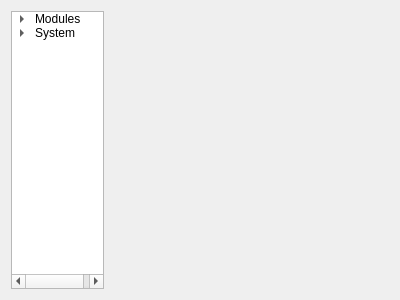
<?xml version="1.0" encoding="UTF-8"?>
<ui version="4.0">
 <class>Dialog</class>
 <widget class="QDialog" name="Dialog">
  <property name="geometry">
   <rect>
    <x>0</x>
    <y>0</y>
    <width>400</width>
    <height>300</height>
   </rect>
  </property>
  <property name="windowTitle">
   <string>Dialog</string>
  </property>
  <property name="sizeGripEnabled">
   <bool>false</bool>
  </property>
  <property name="modal">
   <bool>true</bool>
  </property>
  <layout class="QHBoxLayout" name="horizontalLayout" stretch="1,3">
   <property name="sizeConstraint">
    <enum>QLayout::SetNoConstraint</enum>
   </property>
   <item>
    <widget class="QTreeWidget" name="treeWidget">
     <property name="tabKeyNavigation">
      <bool>false</bool>
     </property>
     <property name="alternatingRowColors">
      <bool>false</bool>
     </property>
     <property name="rootIsDecorated">
      <bool>true</bool>
     </property>
     <property name="allColumnsShowFocus">
      <bool>false</bool>
     </property>
     <property name="headerHidden">
      <bool>true</bool>
     </property>
     <attribute name="headerHighlightSections">
      <bool>false</bool>
     </attribute>
     <column>
      <property name="text">
       <string>Settings</string>
      </property>
     </column>
     <item>
      <property name="text">
       <string>Modules</string>
      </property>
      <item>
       <property name="text">
        <string>Fire</string>
       </property>
      </item>
      <item>
       <property name="text">
        <string>Wind</string>
       </property>
      </item>
     </item>
     <item>
      <property name="text">
       <string>System</string>
      </property>
      <item>
       <property name="text">
        <string>Path</string>
       </property>
      </item>
      <item>
       <property name="text">
        <string>Database</string>
       </property>
      </item>
      <item>
       <property name="text">
        <string>Settings</string>
       </property>
      </item>
      <item>
       <property name="text">
        <string>Javascript</string>
       </property>
      </item>
     </item>
    </widget>
   </item>
   <item>
    <widget class="QStackedWidget" name="stackedWidget">
     <widget class="QWidget" name="modules">
      <layout class="QHBoxLayout" name="horizontalLayout_2"/>
     </widget>
     <widget class="QWidget" name="modules_fire">
      <layout class="QVBoxLayout" name="verticalLayout">
       <item>
        <widget class="QSpinBox" name="spinBox"/>
       </item>
       <item>
        <widget class="QComboBox" name="comboBox"/>
       </item>
       <item>
        <widget class="QFontComboBox" name="fontComboBox"/>
       </item>
      </layout>
     </widget>
     <widget class="QWidget" name="System">
      <layout class="QVBoxLayout" name="verticalLayout_2">
       <item>
        <widget class="QDoubleSpinBox" name="doubleSpinBox"/>
       </item>
       <item>
        <widget class="QComboBox" name="comboBox_2"/>
       </item>
       <item>
        <widget class="QFontComboBox" name="fontComboBox_2"/>
       </item>
       <item>
        <widget class="QSpinBox" name="spinBox_2"/>
       </item>
      </layout>
     </widget>
    </widget>
   </item>
  </layout>
 </widget>
 <resources/>
 <connections>
  <connection>
   <sender>treeWidget</sender>
   <signal>itemChanged(QTreeWidgetItem*,int)</signal>
   <receiver>stackedWidget</receiver>
   <slot>repaint()</slot>
   <hints>
    <hint type="sourcelabel">
     <x>53</x>
     <y>149</y>
    </hint>
    <hint type="destinationlabel">
     <x>249</x>
     <y>149</y>
    </hint>
   </hints>
  </connection>
 </connections>
</ui>
